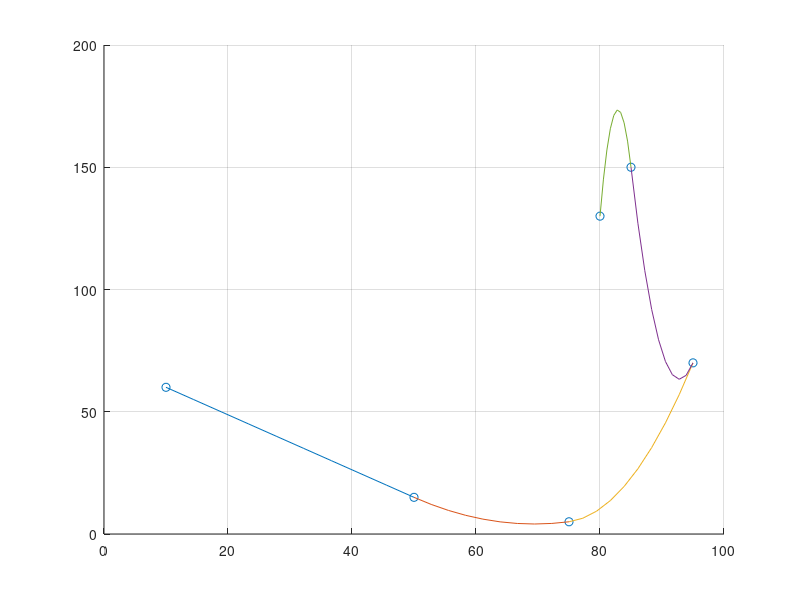

The MATLAB source for this figure:
% AERO 220
% Ethan Vieira
% HW 4

clear; close all; clc;
problem = 1 ; % choose which problem you want to run

switch(problem)
    
    case 1
      x = [10 50 75 95 85 80];
      y = [60 15 5 70 150 130];
      figure()
      scatter(x,y);
      grid on
      hold on
      N = length(x);
      n = N-1;
      BB = zeros(2*n-2,3*n);
      f = zeros(2*n-2,1);
      for i = 1:(n-1)
          row = 2*(i-1)+1;
          BB(row,i) = x(i+1)^2;
          BB(row+1,i+1) = x(i+1)^2;
          BB(row,n+i) = x(i+1);
          BB(row+1,n+i+1) = x(i+1);
          BB(row,2*n+i) = 1;
          BB(row+1, 2*n+i+1) = 1;
          f(row) = y(i+1);
          f(row+1) = y(i+1);
      end
      
      B1 = zeros(n-1,3*n);
      for i = 1:(n-1)
          B1(i,i) = 2*x(i+1);
          B1(i,i+1) = -2*x(i+1);
          B1(i,n+i) = 1;
          B1(i,n+i+1) = -1;
      end
      
      BE = zeros(2,3*n);
      BE(1,1) = x(1)^2;
      BE(1,n+1) = x(1);
      BE(1,2*n+1) = 1;
      BE(2,n) = x(end)^2;
      BE(2,2*n) = x(end);
      BE(2,end) = 1;
      
      H = [BB;B1;BE];
      [r,c] = size(H);
      
      K = zeros(r,1);
      K(1:(2*(n-1))) = f;
      K(end-1) = y(1);
      K(end) = y(end);
      
      H = H(:,2:end);
      coeff = inv(H)*K;
      A = [0;coeff(1:n-1)];
      B = coeff(n:2*n-1);
      C = coeff(2*n:end) ;
      
      for i=1:n
           xSpline = linspace(x(i),x(i+1),10);
           ySpline = A(i)*xSpline.^2+B(i)*xSpline+C(i);
           p2 = plot(xSpline,ySpline);
      end
      
    case 2
      x = [10 50 75 95 85 80];
      y = [60 15 5 70 150 130];
      pt1 = [10;60]; pt2 = [50;15]; pt3 = [75;5]; pt4 = [80;130];
      pt5 = [85;150]; pt6 = [95;70];
      t = linspace(0,1,101);
      figure()
      scatter(x,y);
      grid on 
      hold on
      pts = kron((1-t).^5,pt1)+kron(5*t.*(1-t).^4,pt2)+kron(10*t.^2.*(1-t).^3,pt3)+kron(10*t.^3.*(1-t).^2,pt4)+kron(5*t.^4.*(1-t),pt5)+kron(t.^5,pt6);
      
      plot(pts(1,:),pts(2,:))
    case 3
      x = [10 50 75 95 85 80];
      y = [60 15 5 70 150 130];
      figure()
      scatter(x,y);
      grid on
      hold on
      N = 100;
      u = linspace(0,1,N); u2 = u.*u; u3 = u2.*u;
      b1 = 1/6*(1-u).^3; b2 = u3/2-u2+2/3;
      b3 = (-u3+u2+u+1/3)/2; b4 = u3/6;
      n = length(x);
      for k = 1:n-3
          X = b1*x(k)+b2*x(k+1)+b3*x(k+2)+b4*x(k+3);
          Y = b1*y(k)+b2*y(k+1)+b3*y(k+2)+b4*y(k+3);
          if mod(k, 2) == 1
              plot (X,Y, 'r-', 'LineWidth', 3);
          else
              plot(X,Y, 'k-', 'LineWidth', 3);
          end
      end
    case 4
        n = 5; 
        d = 3;
        x = linspace(-1,1,n);
        t = linspace(-1,1);
        y = sin(x).*exp(-x.^2)
        figure()
        scatter(x,y)
        grid on 
        hold on
        coeff = polyfit(x,y,d);
        p = polyval(coeff,t);
        plot(t,p)
    case 5
        
        
        n = 5;
        
        x = linspace(-1,1,n);
        t = linspace(-1,1);
        y = sin(x).*exp(-x.^2);
        figure()
        scatter(x,y)
        grid on
        hold on
        L = 0;
        S = sin(2*x);
        C = cos(2*x);
        F = sum(S.^2);
        B = sum(C.*S);
        D = sum(C.^2);
        M = [F B; B' D];
        f = [sum(y.*S); sum(y.*C)];
        coeff = M\f;
        A = sqrt(coeff(1)^2+coeff(2)^2)
        phi = asin(coeff(2)/A)
        y2 = A*sin(2*t+phi);
        plot(t,y2)
            
        
    otherwise 
        error('Invalid Problem Number');
        
        
        
end

